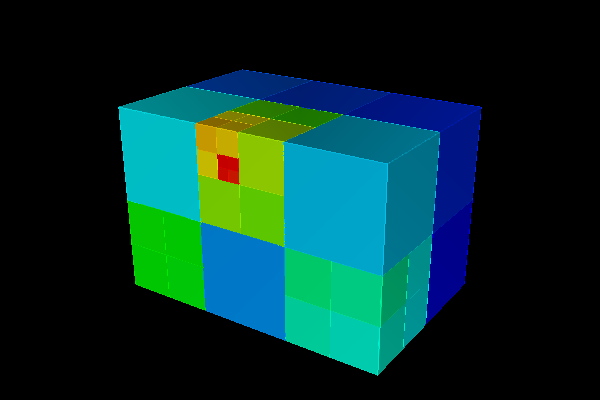

Source code (Python):
#!/usr/bin/env python

# Demonstrate vtkHyperTreeGridAxisReflection on a 3D uniform
# HyperTreeGrid reflected along the X axis.

# Factory overrides
import vtkmodules.vtkInteractionStyle  # noqa: F401
import vtkmodules.vtkRenderingFreeType  # noqa: F401
import vtkmodules.vtkRenderingOpenGL2  # noqa: F401

from vtkmodules.vtkCommonCore import (
    vtkDoubleArray,
    vtkLookupTable,
)
from vtkmodules.vtkCommonDataModel import (
    vtkHyperTreeGridNonOrientedCursor,
    vtkUniformHyperTreeGrid,
)
from vtkmodules.vtkFiltersGeneral import vtkShrinkFilter
from vtkmodules.vtkFiltersHyperTree import (
    vtkHyperTreeGridAxisReflection,
    vtkHyperTreeGridGeometry,
)
from vtkmodules.vtkRenderingCore import (
    vtkActor,
    vtkCamera,
    vtkDataSetMapper,
    vtkRenderWindow,
    vtkRenderWindowInteractor,
    vtkRenderer,
)

# Create 3D uniform HyperTreeGrid
htg = vtkUniformHyperTreeGrid()
htg.Initialize()

scalar_array = vtkDoubleArray()
scalar_array.SetName('scalar')
scalar_array.SetNumberOfValues(0)
htg.GetCellData().AddArray(scalar_array)
htg.GetCellData().SetActiveScalars('scalar')

htg.SetDimensions([4, 3, 3])
htg.SetBranchFactor(2)

# Rectilinear grid coordinates
x_values = vtkDoubleArray()
x_values.SetNumberOfValues(4)
x_values.SetValue(0, -1)
x_values.SetValue(1, 0)
x_values.SetValue(2, 1)
x_values.SetValue(3, 2)
htg.SetXCoordinates(x_values)

y_values = vtkDoubleArray()
y_values.SetNumberOfValues(3)
y_values.SetValue(0, -1)
y_values.SetValue(1, 0)
y_values.SetValue(2, 1)
htg.SetYCoordinates(y_values)

z_values = vtkDoubleArray()
z_values.SetNumberOfValues(4)
z_values.SetValue(0, -1)
z_values.SetValue(1, 0)
z_values.SetValue(2, 1)
z_values.SetValue(3, 2)
htg.SetZCoordinates(z_values)

# Build the trees
cursor = vtkHyperTreeGridNonOrientedCursor()
offset_index = 0

# ROOT CELL 0-5
for i_ht in range(6):
    htg.InitializeNonOrientedCursor(cursor, i_ht, True)
    cursor.SetGlobalIndexStart(offset_index)
    idx = cursor.GetGlobalNodeIndex()
    scalar_array.InsertTuple1(idx, i_ht + 1)
    offset_index += cursor.GetTree().GetNumberOfVertices()

# ROOT CELL 6
htg.InitializeNonOrientedCursor(cursor, 6, True)
cursor.SetGlobalIndexStart(offset_index)
idx = cursor.GetGlobalNodeIndex()
scalar_array.InsertTuple1(idx, 7)
cursor.SubdivideLeaf()

for ichild in range(8):
    cursor.ToChild(ichild)
    idx = cursor.GetGlobalNodeIndex()
    scalar_array.InsertTuple1(idx, 13 + ichild)
    cursor.ToParent()

offset_index += cursor.GetTree().GetNumberOfVertices()

# ROOT CELL 7
htg.InitializeNonOrientedCursor(cursor, 7, True)
cursor.SetGlobalIndexStart(offset_index)
idx = cursor.GetGlobalNodeIndex()
scalar_array.InsertTuple1(idx, 8)
offset_index += cursor.GetTree().GetNumberOfVertices()

# ROOT CELL 8
htg.InitializeNonOrientedCursor(cursor, 8, True)
cursor.SetGlobalIndexStart(offset_index)
idx = cursor.GetGlobalNodeIndex()
scalar_array.InsertTuple1(idx, 9)
cursor.SubdivideLeaf()

for ichild in range(8):
    cursor.ToChild(ichild)
    idx = cursor.GetGlobalNodeIndex()
    scalar_array.InsertTuple1(idx, 21 + ichild)
    cursor.ToParent()

offset_index += cursor.GetTree().GetNumberOfVertices()

# ROOT CELL 9
htg.InitializeNonOrientedCursor(cursor, 9, True)
cursor.SetGlobalIndexStart(offset_index)
idx = cursor.GetGlobalNodeIndex()
scalar_array.InsertTuple1(idx, 10)
offset_index += cursor.GetTree().GetNumberOfVertices()

# ROOT CELL 10
htg.InitializeNonOrientedCursor(cursor, 10, True)
cursor.SetGlobalIndexStart(offset_index)
idx = cursor.GetGlobalNodeIndex()
scalar_array.InsertTuple1(idx, 11)
cursor.SubdivideLeaf()

for ichild in range(8):
    cursor.ToChild(ichild)
    idx = cursor.GetGlobalNodeIndex()
    scalar_array.InsertTuple1(idx, 29 + ichild)
    cursor.ToParent()

cursor.ToChild(7)
cursor.SubdivideLeaf()

for ichild in range(8):
    cursor.ToChild(ichild)
    idx = cursor.GetGlobalNodeIndex()
    scalar_array.InsertTuple1(idx, 37 + ichild)
    cursor.ToParent()

cursor.ToChild(4)
cursor.SubdivideLeaf()

for ichild in range(8):
    cursor.ToChild(ichild)
    idx = cursor.GetGlobalNodeIndex()
    scalar_array.InsertTuple1(idx, 46 + ichild)
    cursor.ToParent()

offset_index += cursor.GetTree().GetNumberOfVertices()

# ROOT CELL 11
htg.InitializeNonOrientedCursor(cursor, 11, True)
cursor.SetGlobalIndexStart(offset_index)
idx = cursor.GetGlobalNodeIndex()
scalar_array.InsertTuple1(idx, 12)

# Axis reflection along X
reflection = vtkHyperTreeGridAxisReflection()
reflection.SetInputData(htg)
reflection.SetPlaneToX()
reflection.SetCenter(0)

# Geometry filter
geometry = vtkHyperTreeGridGeometry()
geometry.SetInputConnection(reflection.GetOutputPort())

# Shrink filter
shrink = vtkShrinkFilter()
shrink.SetInputConnection(geometry.GetOutputPort())
shrink.SetShrinkFactor(0.8)

# Lookup table
lut = vtkLookupTable()
lut.SetHueRange(0.66, 0)
lut.UsingLogScale()
lut.Build()

# Mapper
mapper = vtkDataSetMapper()
mapper.SetInputConnection(geometry.GetOutputPort())
mapper.SetLookupTable(lut)
mapper.SetColorModeToMapScalars()
mapper.SetScalarModeToUseCellFieldData()
mapper.SelectColorArray('scalar')
data_range = [1, 53]
mapper.SetScalarRange(data_range[0], data_range[1])

# Actors
actor_solid = vtkActor()
actor_solid.SetMapper(mapper)

actor_wireframe = vtkActor()
actor_wireframe.SetMapper(mapper)
actor_wireframe.GetProperty().SetColor(0, 0, 0)
actor_wireframe.GetProperty().SetRepresentationToWireframe()

# Renderer
renderer = vtkRenderer()
renderer.AddActor(actor_solid)
renderer.AddActor(actor_wireframe)

# Window
render_window = vtkRenderWindow()
render_window.AddRenderer(renderer)
render_window.SetSize(600, 400)
render_window.SetWindowName("uniform hypertree grid3 dx reflection")

# Interactor
interactor = vtkRenderWindowInteractor()
interactor.SetRenderWindow(render_window)

# Scene
shrink.Update()
bd = shrink.GetOutput().GetBounds()
camera = vtkCamera()
camera.SetClippingRange(1.0, 100.0)
focal = [(bd[2 * i] + bd[2 * i + 1]) / 2.0 for i in range(3)]
camera.SetFocalPoint(focal)
camera.SetPosition(focal[0] + 4, focal[1] + 3, focal[2] + 6.0)
renderer.SetActiveCamera(camera)

interactor.Initialize()
interactor.Start()
